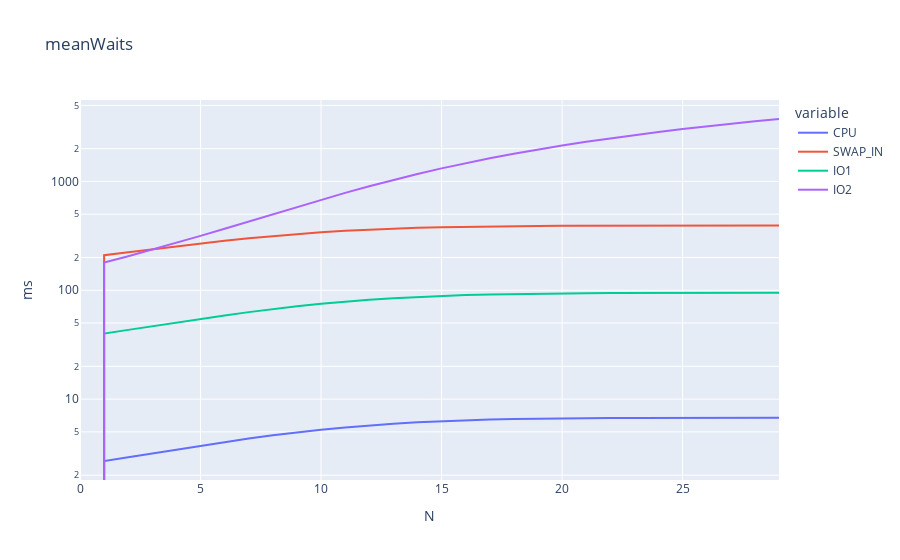

Notebook code for this chart:
### Code cell
produce_graph_and_save(meanWaits,"meanWaits","ms",True)

### Figure 1 — Plotly figure (JSON) as saved in the notebook; plotly's stock layout.template omitted (floating-point values rounded to 4 significant figures)
{"data": [{"hovertemplate": "variable=CPU<br>N=%{x}<br>value=%{y}<extra></extra>", "legendgroup": "CPU", "line": {"color": "#636efa", "dash": "solid"}, "marker": {"symbol": "circle"}, "mode": "lines", "name": "CPU", "orientation": "v", "showlegend": true, "type": "scatter", "x": [0, 1, 2, 3, 4, 5, 6, 7, 8, 9, 10, 11, 12, 13, 14, 15, 16, 17, 18, 19, 20, 21, 22, 23, 24, 25, 26, 27, 28, 29], "xaxis": "x", "y": [0, 2.7, 2.929, 3.178, 3.446, 3.732, 4.03, 4.337, 4.645, 4.946, 5.233, 5.499, 5.739, 5.949, 6.127, 6.275, 6.393, 6.487, 6.559, 6.613, 6.653, 6.682, 6.703, 6.718, 6.728, 6.735, 6.74, 6.743, 6.746, 6.747], "yaxis": "y"}, {"hovertemplate": "variable=SWAP_IN<br>N=%{x}<br>value=%{y}<extra></extra>", "legendgroup": "SWAP_IN", "line": {"color": "#EF553B", "dash": "solid"}, "marker": {"symbol": "circle"}, "mode": "lines", "name": "SWAP_IN", "orientation": "v", "showlegend": true, "type": "scatter", "x": [0, 1, 2, 3, 4, 5, 6, 7, 8, 9, 10, 11, 12, 13, 14, 15, 16, 17, 18, 19, 20, 21, 22, 23, 24, 25, 26, 27, 28, 29], "xaxis": "x", "y": [0, 210, 223.8, 238.4, 253.5, 269.0, 284.6, 299.9, 314.6, 328.3, 340.8, 351.8, 361.2, 369.0, 375.4, 380.3, 384.1, 387.0, 389.0, 390.5, 391.6, 392.3, 392.8, 393.1, 393.3, 393.5, 393.6, 393.6, 393.7, 393.7], "yaxis": "y"}, {"hovertemplate": "variable=IO1<br>N=%{x}<br>value=%{y}<extra></extra>", "legendgroup": "IO1", "line": {"color": "#00cc96", "dash": "solid"}, "marker": {"symbol": "circle"}, "mode": "lines", "name": "IO1", "orientation": "v", "showlegend": true, "type": "scatter", "x": [0, 1, 2, 3, 4, 5, 6, 7, 8, 9, 10, 11, 12, 13, 14, 15, 16, 17, 18, 19, 20, 21, 22, 23, 24, 25, 26, 27, 28, 29], "xaxis": "x", "y": [0, 40, 43.26, 46.79, 50.58, 54.58, 58.74, 62.97, 67.19, 71.29, 75.16, 78.71, 81.89, 84.64, 86.95, 88.85, 90.36, 91.54, 92.44, 93.11, 93.59, 93.95, 94.2, 94.37, 94.49, 94.57, 94.63, 94.66, 94.69, 94.71], "yaxis": "y"}, {"hovertemplate": "variable=IO2<br>N=%{x}<br>value=%{y}<extra></extra>", "legendgroup": "IO2", "line": {"color": "#ab63fa", "dash": "solid"}, "marker": {"symbol": "circle"}, "mode": "lines", "name": "IO2", "orientation": "v", "showlegend": true, "type": "scatter", "x": [0, 1, 2, 3, 4, 5, 6, 7, 8, 9, 10, 11, 12, 13, 14, 15, 16, 17, 18, 19, 20, 21, 22, 23, 24, 25, 26, 27, 28, 29], "xaxis": "x", "y": [0, 180, 205.4, 235.8, 272.3, 315.9, 367.7, 428.9, 500.5, 583.4, 678.0, 784.4, 902.5, 1031.0, 1170.0, 1318.0, 1473.0, 1634.0, 1800.0, 1970.0, 2143.0, 2317.0, 2494.0, 2671.0, 2850.0, 3028.0, 3208.0, 3387.0, 3567.0, 3747.0], "yaxis": "y"}], "layout": {"legend": {"title": {"text": "variable"}, "tracegroupgap": 0}, "title": {"text": "meanWaits"}, "xaxis": {"anchor": "y", "domain": [0, 1], "title": {"text": "N"}}, "yaxis": {"anchor": "x", "domain": [0, 1], "title": {"text": "ms"}, "type": "log"}}}
